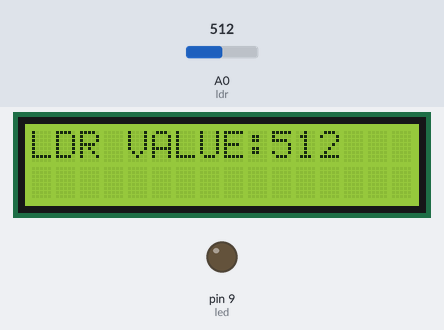
A sketch run on a simulated Arduino Uno, built with avr-gcc and run on an emulated ATmega328P. On the bench: 16×2 character LCD, output pins drawn as LEDs (lit = HIGH). Inputs (shaded band) come from the test bench; at power-on: A0 (ldr) = 512.

Above: at 1.2 s.
1.3 s: A0 (ldr) set to 219
At 2.3 s:
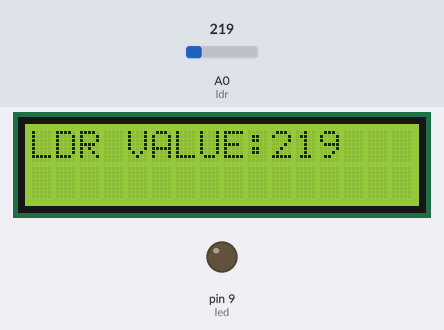
2.8 s: A0 (ldr) set to 185
At 3.4 s:
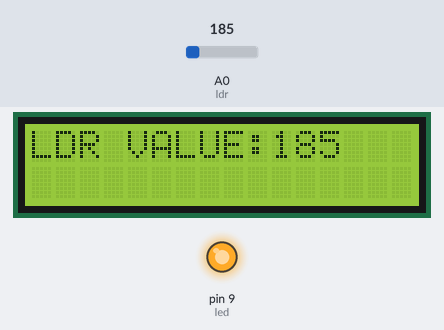
4.3 s: A0 (ldr) set to 210
At 4.6 s:
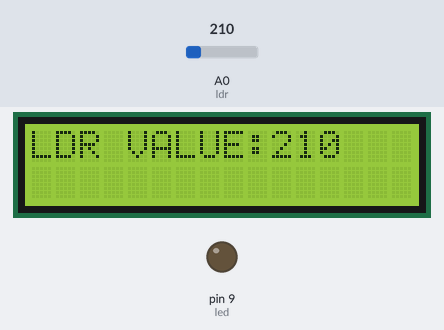
Timing chart, 0 to 7.3 s (numbered marks = the images above; inputs shaded):
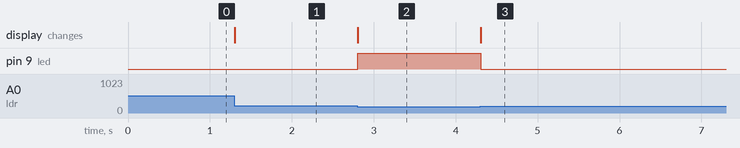

Measured:
- the behaviour switches between 201 and 200 on A0 (ldr) (found by bisection; images 1 and 2)
- after the input at 1.3 s, the display: changes at once (image 1)
- after the input at 2.8 s, pin 9 (led): LOW → HIGH at once; the display: changes at once (image 2)
- after the input at 4.3 s, pin 9 (led): HIGH → LOW at once; the display: changes at once (image 3)

The sketch:

ldr-led-lcd.ino
```cpp
#include <LiquidCrystal.h>
LiquidCrystal lcd(12, 11, 5, 4, 3, 2);
int ldr = A0;//chân analog kết nối LDR
int led = 9;
void setup() {
  lcd.begin(16, 2);
  pinMode(ldr, INPUT);
  pinMode(led, OUTPUT);
}

void loop() {
  int ldrValue = analogRead(ldr);//lấy giá trị độ sáng từ 0 đến 1023
  lcd.setCursor(0, 0);
  lcd.print("LDR VALUE:");
  lcd.print(ldrValue);
  if(ldrValue <= 200){
    digitalWrite(led, HIGH);
  }else{
    digitalWrite(led, LOW);
  }
}
```
